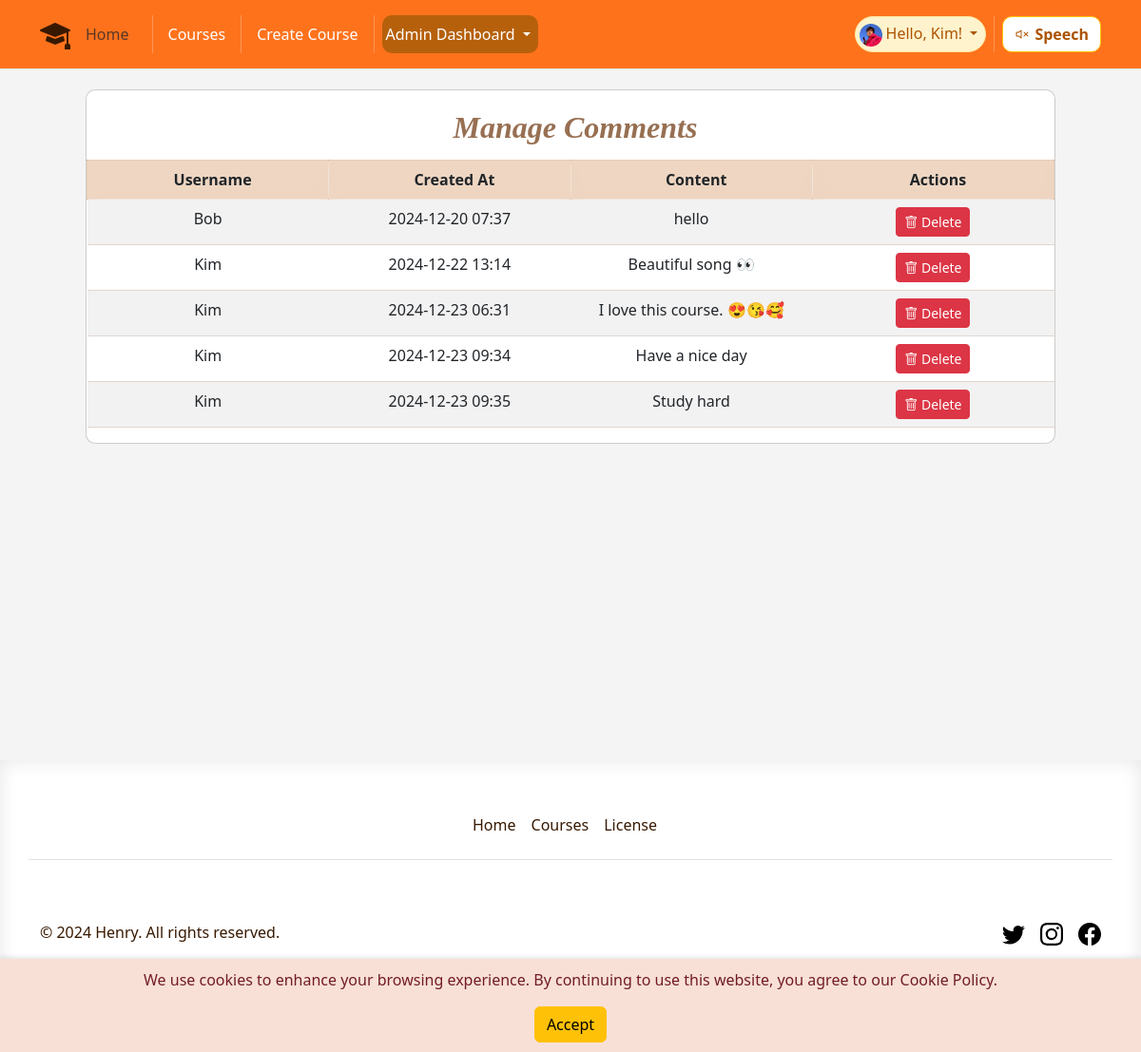
/comments/3 (signed in), run on the app's committed database.
### app/models.py (models this page shows, shortened)
class User(UserMixin, db.Model):
    id = db.Column(db.Integer, primary_key=True)
    username = db.Column(db.String(64), unique=True, nullable=False)
    email = db.Column(db.String(120), unique=True, nullable=False)
    password_hash = db.Column(db.String(128))
    joined_at = db.Column(db.DateTime, default=datetime.utcnow)
    role = db.Column(db.String(64), default='student')
    favorited_courses = db.relationship('Course',
                                        secondary=favorites,
                                        lazy='dynamic',
                                        backref=db.backref('favorited_by',
                                                           lazy='dynamic'))

class Comment(db.Model):
    id = db.Column(db.Integer, primary_key=True)
    content = db.Column(db.Text, nullable=False)
    created_at = db.Column(db.DateTime, default=datetime.utcnow)
    user_id = db.Column(db.Integer, db.ForeignKey('user.id'), nullable=False)
    course_id = db.Column(
        db.Integer, db.ForeignKey('course.id'), nullable=True)
    user = db.relationship('User', backref=db.backref('comments', lazy=True))

### app/routes.py (the view)
@main.route('/comments/<int:course_id>', methods=['GET'])
def course_comments(course_id):
    current_app.logger.info(
        f'Entering course_comments for course_id: {course_id}')
    course = Course.query.get_or_404(course_id)
    comments = Comment.query.filter_by(course_id=course.id).all()
    current_app.logger.info('Exiting course_comments')
    return render_template('course_comments.html', course=course,
                           comments=comments)

### app/models.py (called while the page is built)
@login_manager.user_loader
def load_user(id):
    return User.query.get(int(id))

### app/templates/course_comments.html (shortened to what this page needs)
{% extends 'base.html' %}
{% block content %}
<div class="mt-4 comment-box manager-comment-box">
    <div class="comment-tittle text-center">Manage Comments</div>
    {%if comments%}
    <table class="table table-striped">
        <thead>
            <tr>
                <th class="manager-comment">Username</th>
                <th class="manager-comment">Created At</th>
                <th class="manager-comment">Content</th>
                <th class="manager-comment">Actions</th>
            </tr>
        </thead>
        <tbody>
            {% for comment in comments %}
            <tr class="text-center">
                <td>{{ comment.user.username }}</td>
                <td>{{ comment.created_at.strftime('%Y-%m-%d %H:%M') }}</td>
                <td>{{ comment.content }}</td>
                <td>
                    <form action="{{ url_for('main.delete_comment', comment_id=comment.id) }}" method="POST"
                        style="display:inline;">
                        <button type="submit" class="btn btn-danger btn-sm"
                            onclick="return confirm('Are you sure you want to delete this comment?');">
                            <i class="bi bi-trash"></i> Delete
                        </button>
                    </form>
                </td>
            </tr>
            {% endfor %}
        </tbody>
    </table>
    {% else %}
    <div class="text-center no-comments">No comments</div>
    {% endif %}
</div>
{% endblock %}

### app/templates/base.html (shortened to what this page needs)
<!DOCTYPE html>
<html lang="en">
<head>
    <link rel="stylesheet" href="{{ url_for('static', filename='bootstrap/css/bootstrap.min.css') }}">
    <link rel="stylesheet" href="{{ url_for('static', filename='css/style.css') }}">
    <link rel="stylesheet" href="https://cdn.jsdelivr.net/npm/bootstrap-icons@1.10.0/font/bootstrap-icons.css">
</head>
<body onload=getD1()>
    <header class="p-3 mb-3 border-bottom fixed-top  ">
        <div class="container">
            <div class="d-flex flex-wrap align-items-center justify-content-center justify-content-lg-start">
                <div class="d-flex align-items-center mb-2 mb-lg-0 link-body-emphasis">
                    <i class="bi bi-mortarboard-fill logo" role="img"></i>
                </div>
                <ul class="nav col-12 col-lg-auto me-lg-auto mb-2 justify-content-center mb-md-0">
                    <li>
                        <a class="nav-link active text-muted" aria-current="page"
                            href="{{ url_for('main.index') }}">Home</a>
                    </li>
                    <li class="nav-item">
                    </li>
                    <li><a class="nav-link px-2 link-body-emphasis" href="{{ url_for('main.courses') }}">Courses</a>
                    </li>
                    {% if current_user.is_authenticated %}
                    {% if current_user.role== "teacher" or current_user.role == "manager" %}
                    <li class="nav-item">
                    </li>
                    <li><a class="nav-link px-2 link-body-emphasis" href="{{ url_for('main.create_course') }}">Create
                            Course</a>
                    </li>
                    {% endif %}
                    {% if current_user.role== "manager" %}
                    <li class="nav-item">
                    </li>
                    <div class="dropdown d-flex align-items-center p-1 pe-2  nav-drop admin-nav">
                        <a href="#" class="d-block link-body-emphasis text-decoration-none dropdown-toggle"
                            data-bs-toggle="dropdown" aria-expanded="false">
                            Admin Dashboard
                        </a>
                    </div>
                    {% endif %}
                    {% endif %}
                </ul>
                <div class="text-end d-flex ">
                    {% if current_user.is_authenticated %}
                    <div
                        class="dropdown text-endbadge d-flex align-items-center p-1 pe-2 text-warning-emphasis bg-warning-subtle border border-warning-subtle rounded-pill nav-drop">
                        <a href="#" class="d-block link-body-emphasis text-decoration-none dropdown-toggle"
                            data-bs-toggle="dropdown" aria-expanded="false">
                            <img class="rounded-circle me-1" width="24" height="24"
                                src="{{url_for('static', filename= 'image/user.jpg')}}" alt="">Hello, {{
                            current_user.username
                            }}!
                        </a>
                    </div>
                    {% else %}
                    <a class="nav log-button" href="{{ url_for('main.login_register') }}">Login</a>
                    {% endif %}
                    <li class="nav-item">
                    </li>
                    <div class=" text-end ">
                        <button id="readPage" class="btn btn-warning read-button">
                            <i id="speakerIcon" class="bi bi-volume-mute"></i>Speech
                        </button>
                    </div>
                </div>
            </div>
        </div>
    </header>
    <div id="cookie-warning" class="cookie-warning">
        <p>We use cookies to enhance your browsing experience. By continuing to use this website, you agree to our
            Cookie
            Policy.</p>
        <button id="accept-cookie" class="btn btn-warning">Accept</button>
    </div>
    <div class="main-box main-color ">
        {% block content %}{% endblock %}
    </div>
    <button onclick="topFunction()" id="movetop" title="Go to top" class="top_bottom">
    </button>
    <div class="footer-colour theme-font">
        <div class="container ">
            <footer class="py-5">
                <div class="row ">
                    <ul class="nav justify-content-center border-bottom pb-3 mb-3">
                        <li class="nav-item"><a href="{{ url_for('main.index') }}"
                                class="nav-link px-2 text-body-secondary">Home</a></li>
                        <li class="nav-item"><a href="{{ url_for('main.courses') }}"
                                class="nav-link px-2 text-body-secondary">Courses</a></li>
                        <li class="nav-item"><a href="https://www.cac.gov.cn/2017-06/01/c_1121068451.htm"
                                class="nav-link px-2 text-body-secondary" target="_blank">License</a></li>
                    </ul>
                </div>
                <div class="d-flex flex-column flex-sm-row justify-content-between py-4 my-4 ">
                    <p>&copy; 2024 Henry. All rights reserved.</p>
                    <ul class="list-unstyled d-flex">
                        <li class="ms-3 "><a class="link-body-emphasis" href="https://x.com/?lang=zh"
                                aria-label="Twitter" target="_blank"><svg class="bi" width="24" height="24">
                                    <use xlink:href="#twitter" />
                                </svg></a></li>
                        <li class="ms-3"><a class="link-body-emphasis" href="https://www.instagram.com"
                                aria-label="Instagram" target="_blank"><svg class="bi" width="24" height="24">
                                    <use xlink:href="#instagram" />
                                </svg></a></li>
                        <li class="ms-3"><a class="link-body-emphasis"
                                href="https://www.facebook.com/login/?next=https%3A%2F%2Fwww.facebook.com%2F%3Flocale%3Dzh_CN"
                                aria-label="Facebook" target="_blank"><svg class="bi" width="24" height="24">
                                    <use xlink:href="#facebook" />
                                </svg></a></li>
                    </ul>
                </div>
            </footer>
        </div>
    </div>
</body>
</html>

### app/static/css/style.css (style rules this page uses)
* { margin: 0; padding: 0; text-decoration: none !important; list-style: none; }
a { color: rgb(109, 63, 2); text-decoration: none; cursor: pointer; }
.theme-font { color: rgb(56, 25, 0); }
.main-color { background-color: rgba(0, 0, 0, 0.043); }
.cookie-warning { position: fixed; bottom: 0; width: 100%; background-color: #f8e0d7; color: #721c24; text-align: center; padding: 10px; box-shadow: 0 -2px 5px rgba(0, 0, 0, 0.1); z-index: 1000; }
.logo { font-size: 2rem; line-height: 100%; color: rgb(56, 25, 0); }
header { background-color: rgba(255, 98, 0, 0.885) !important; }
header a { color: white !important; }
.nav-drop a { color: rgb(172, 83, 0) !important; }
.admin-nav { text-align: center; color: white; background-color: rgba(158, 89, 5, 0.745) !important; border-radius: 10px; }
.admin-nav a { color: white !important; }
.fixed-top { position: fixed; top: 0; right: 0; left: 0; z-index: 1030; }
.read-button { font-weight: bold; border-radius: 10px; background-color: #ffffff; color: rgb(172, 83, 0); }
.read-button i { font-weight: bold; padding-right: 5px; font-size: 100%; color: rgb(172, 83, 0); }
.main-box { padding-top: 70px; min-height: 100vh; }
.table { border-color: #a98a7358; }
.top_bottom { width: 40px; height: 40px; background: rgba(255, 106, 0, 0.778); font-size: 2rem; line-height: 30px; text-align: center; color: rgb(255, 255, 255); position: fixed; bottom: 50px; right: 50px; border: #00ae3a00 2px solid; border-radius: 50%; }
.footer-colour { border-top: #03ffbc; box-shadow: inset 0 0 20px rgba(0, 0, 0, 0.1); }
.footer-colour a { color: rgb(56, 25, 0) !important; }
.comment-box { padding-top: 15px; background-color: #ecdea7a9; width: 100%; outline: none; text-indent: 10px; border: 1.5px solid rgba(88, 75, 64, 0.281); background-color: rgb(255, 255, 255); border-radius: 10px; backdrop-filter: blur(10px); }
.comment-tittle { font-size: 2rem; font-weight: 800; font-style: italic; margin-bottom: 10px; font-family: cursive; color: #682f04b0; }
.manager-comment-box { width: 85%; justify-content: center; align-items: center; margin: 0 auto; }
.manager-comment { padding-top: 15px; background-color: #e3bc9c9c !important; width: 25%; outline: none; text-indent: 10px; border: 1.5px solid rgba(170, 84, 9, 0.281); backdrop-filter: blur(10px); padding-bottom: 10px; text-align: center; }

### data on the page
User: username "Kim"
Comment: user.username "Bob", created_at "2024-12-20 07:37", content "hello"
Comment: user.username "Kim", created_at "2024-12-22 13:14", content "Beautiful song 👀"
Comment: user.username "Kim", created_at "2024-12-23 06:31", content "I love this course. 😍😘🥰"
Comment: user.username "Kim", created_at "2024-12-23 09:34", content "Have a nice day"
Comment: user.username "Kim", created_at "2024-12-23 09:35", content "Study hard"
